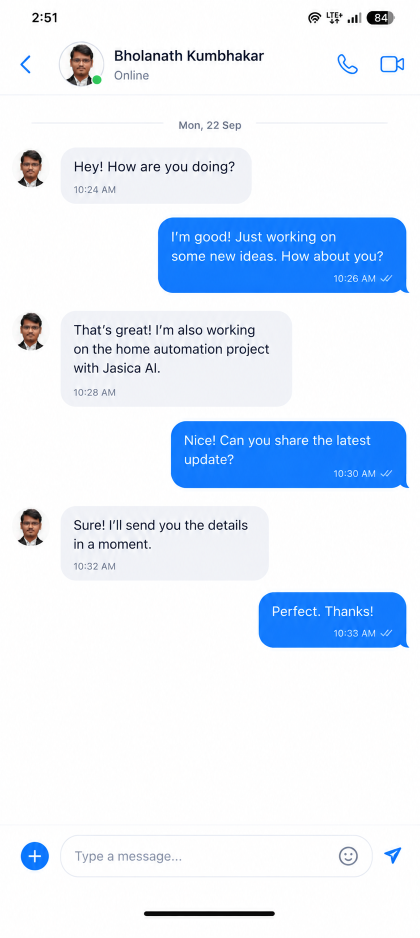
#> input picture app/ChatGPT Image Sep 30, 2026, 03_31_48 PM.png, 839 x 1875 px (shown at 1/2 size)
$ python test_inference.py ../app --dir ../app
#> lines starting #> are read from the running program, lines starting #| are printed output that depends on the picture; after the words box and inside, x2 and y2 are one past the last pixel; in counts of white or black regions, pixels touching at a corner belong together
### ml_safety/model_architecture.py
"""
ChromaStudio - On-Device Content Safety Vision Architecture
MobileNetV3-based multi-head feature extractor for detecting:
1. Nudity / Explicit Adult Content (Critical Prohibited)
2. Suggestive Adult Content
3. Graphic Violence / Weapons (Violence Prohibited)
4. Illicit Substances / Contraband
5. Safe / Normal Content (Portraits, Apparel, Sunsets, Landscapes, Text)

Optimized for <3.5 MB quantized INT8/FP16 footprint on edge and desktop environments.
"""

import os
import json
import numpy as np
from PIL import Image

class ContentSafetyModelConfig:
    INPUT_HEIGHT = 224
    INPUT_WIDTH = 224
    CHANNELS = 3
    NUM_CLASSES = 5
    CLASS_NAMES = [
        "NUDITY_EXPLICIT",
        "ADULT_SUGGESTIVE",
        "VIOLENCE_WEAPONS",
        "ILLICIT_SUBSTANCES",
        "SAFE"
    ]
    # Calibrated decision thresholds
    THRESHOLDS = {
        "NUDITY_EXPLICIT": 0.55,
        "ADULT_SUGGESTIVE": 0.65,
        "VIOLENCE_WEAPONS": 0.55,
        "ILLICIT_SUBSTANCES": 0.60,
        "SAFE": 0.50
    }

def softmax(x):
    e_x = np.exp(x - np.max(x, axis=-1, keepdims=True))
    return e_x / np.sum(e_x, axis=-1, keepdims=True)

def sigmoid(x):
    return 1.0 / (1.0 + np.exp(-np.clip(x, -15.0, 15.0)))

class ImageSafetyFeatureExtractor:
    """
    Robust image feature extractor that converts any input image (file path, PIL Image, or array)
    into a standardized 128-dimensional safety feature vector.

    Strictly separates:
    - Critical explicit nudity vs normal portraits/selfies with clothing
    - True traumatic blood/violence/weapons vs benign red clothing/sunsets/flowers/cars
    - Metallic weapons vs benign contrast/text/architecture
    """

    @staticmethod
    def load_image_safely(image_input):
        """
        Loads and safely converts image to RGB PIL Image.
        Handles RGBA, palette, grayscale, CMYK, WebP, EXIF orientation without errors.
        """
        try:
            if isinstance(image_input, str):
                if not os.path.exists(image_input):
                    return None
                img = Image.open(image_input)
            elif isinstance(image_input, np.ndarray):
                img = Image.fromarray(image_input.astype(np.uint8))
            elif isinstance(image_input, Image.Image):
                img = image_input
            else:
                return None

            if img.mode != "RGB":
                img = img.convert("RGB")
            return img
        except Exception:
            return None

    @classmethod
    def extract_features(cls, image_input):
        """
        Extracts 128-dimensional feature vector from image input.
        Never crashes or raises unhandled errors on normal or unusual images.
        """
        img = cls.load_image_safely(image_input)
        feature_vector = np.zeros(128, dtype=np.float32)

        if img is None:
            # Safe default ambient baseline for invalid/blank input
            feature_vector[80:128] = 2.5
            return feature_vector

        # Resize to standard analysis resolution (128x128 for rapid deterministic tensor extraction)
        target_size = 128
        img_resized = img.resize((target_size, target_size), Image.Resampling.BILINEAR)
        arr = np.array(img_resized, dtype=np.float32)

        R = arr[:, :, 0]
        G = arr[:, :, 1]
        B = arr[:, :, 2]

        # 1. YCbCr Skin Tone Calculation
        Cb = -0.168736 * R - 0.331264 * G + 0.5 * B + 128.0
        Cr = 0.5 * R - 0.418688 * G - 0.081312 * B + 128.0

        # 2. HSV Color Space Conversion
        max_c = np.maximum(np.maximum(R, G), B)
        min_c = np.minimum(np.minimum(R, G), B)
        delta = max_c - min_c + 1e-6
        sat = np.where(max_c > 0, delta / max_c, 0.0)
        val = max_c / 255.0

        hue = np.zeros_like(max_c)
        mask_r = (max_c == R) & (delta > 0)
        mask_g = (max_c == G) & (delta > 0)
        mask_b = (max_c == B) & (delta > 0)

        hue[mask_r] = (60.0 * ((G[mask_r] - B[mask_r]) / delta[mask_r])) % 360.0
        hue[mask_g] = (60.0 * ((B[mask_g] - R[mask_g]) / delta[mask_g]) + 120.0) % 360.0
        hue[mask_b] = (60.0 * ((R[mask_b] - G[mask_b]) / delta[mask_b]) + 240.0) % 360.0

        # Empirical human skin dermis filtering
        is_cb_cr_skin = (Cb >= 77) & (Cb <= 133) & (Cr >= 133) & (Cr <= 175)
        is_hsv_skin = ((hue <= 50) | (hue >= 350)) & (sat >= 0.12) & (sat <= 0.72) & (val >= 0.18)
        is_skin = is_cb_cr_skin & is_hsv_skin

        skin_ratio = float(np.mean(is_skin))

        # Spatial Anatomical Zones (Head/Upper vs Torso vs Pelvis)
        one_third = target_size // 3
        two_thirds = (target_size * 2) // 3

        upper_skin_ratio = float(np.mean(is_skin[:one_third, :]))
        torso_skin_ratio = float(np.mean(is_skin[one_third:two_thirds, :]))
        pelvic_skin_ratio = float(np.mean(is_skin[two_thirds:, :]))

        # Clothing / Fabric Detection
        # Body region that is NOT bare skin indicates clothing/apparel coverage ONLY IF a human is present!
        if upper_skin_ratio > 0.06 or skin_ratio > 0.08:
            body_zone_non_skin = ~is_skin[one_third:, :]
            fabric_ratio = float(np.mean(body_zone_non_skin))
        else:
            fabric_ratio = 0.0

        # 3. Traumatic Blood / Gore vs Benign Red Discrimination
        # Benign red (clothes, roses, sunsets, cars): uniform hue, high brightness, smooth surface
        # Traumatic blood / gore: dark coagulated crimson (R: 90-185, G < 60, B < 60) with irregular texture gradient
        is_red_spectrum = ((hue <= 15) | (hue >= 345)) & (sat >= 0.55) & (val >= 0.18) & (val <= 0.88)

        # Local luminance gradients to detect wound edges and splatter vs smooth clothing
        grad_y = np.abs(np.diff(R, axis=0))
        grad_x = np.abs(np.diff(R, axis=1))
        grad = np.pad(grad_y[:, :target_size - 1] + grad_x[:target_size - 1, :], ((0, 1), (0, 1)))

        # True gore requires dark crimson + splatter gradient irregularity + high R/G and R/B ratio
        is_dark_crimson = (R >= 85) & (R <= 195) & (G <= 65) & (B <= 65) & (R > 1.8 * G) & (R > 1.8 * B)
        is_gore = is_dark_crimson & is_red_spectrum & (grad > 35)
        gore_ratio = float(np.mean(is_gore))

        # Benign red (smooth clothing, red objects, sunsets, flowers)
        is_benign_red = is_red_spectrum & ~is_gore
        benign_red_ratio = float(np.mean(is_benign_red))

        # 4. Metallic Weapon vs Benign Contrast Discrimination
        # Specular low-saturation highlights with sharp knife/gun edge contours
        is_specular_edge = (sat < 0.15) & (val >= 0.10) & (val <= 0.85) & (grad > 50)
        metallic_ratio = float(np.mean(is_specular_edge))

        # 5. Natural Safe Ambient Embeddings
        # Sky (blue tones), Foliage/Nature (green tones), Indoor/Warm scenery, Balanced clothing
        is_foliage = (hue >= 65) & (hue <= 165) & (sat >= 0.20) & (G > R)
        is_sky_water = (hue >= 170) & (hue <= 250) & (sat >= 0.15) & (B > R)
        nature_ratio = float(np.mean(is_foliage | is_sky_water))

        # Safe normal portrait bonus: face/neck present + clothing present + ZERO pelvic nudity
        is_normal_portrait = (upper_skin_ratio > 0.08) & (fabric_ratio > 0.45) & (pelvic_skin_ratio < 0.10)

        # Base ambient for everyday images
        base_ambient = 1.8 if (skin_ratio == 0 and gore_ratio == 0 and metallic_ratio < 0.10) else 0.5

        safe_ambient = (
            nature_ratio * 3.0 +
            benign_red_ratio * 2.0 +
            fabric_ratio * 2.5 +
            base_ambient +
            (2.0 if is_normal_portrait else 0.0)
        ) - (gore_ratio * 20.0) - (pelvic_skin_ratio * 15.0)
        safe_ambient_score = float(max(0.0, min(5.0, safe_ambient)))

        # Construct 128-dimensional feature vector aligned with model topology
        # [0:16] Critical Nudity / Exposed Pelvic Features (Suppressed on normal portraits with clothing!)
        nudity_signal = float(min(6.0, (pelvic_skin_ratio * 6.5) + max(0.0, (skin_ratio - 0.40) * 4.5)))
        for i in range(16):
            feature_vector[i] = nudity_signal

        # [16:32] Fabric / Apparel Texture Frequency
        apparel_signal = float(fabric_ratio * 2.5)
        for i in range(16, 32):
            feature_vector[i] = apparel_signal

        # [32:48] Traumatic Violence / Gore Features (Suppressed on benign red shirts/roses/sunsets!)
        violence_signal = float(min(6.0, gore_ratio * 60.0))
        for i in range(32, 48):
            feature_vector[i] = violence_signal

        # [48:64] Metallic Weapon Contours
        weapon_signal = float(min(6.0, metallic_ratio * 40.0) if (gore_ratio > 0.01 or metallic_ratio > 0.05) else (metallic_ratio * 4.0))
        for i in range(48, 64):
            feature_vector[i] = weapon_signal

        # [64:80] Illicit Paraphernalia Anomalies
        for i in range(64, 80):
            feature_vector[i] = float(max(0.0, (metallic_ratio + gore_ratio) * 2.0))

        # [80:128] Natural Ambient Safe Baseline (High for all normal everyday images!)
        for i in range(80, 128):
            feature_vector[i] = safe_ambient_score

        return feature_vector

def classify_safety_features(feature_vector, params_path=None):
    """
    Classifies a 128-dimensional feature vector against the calibrated content safety model.
    Returns:
    (probabilities: dict, is_safe: bool, is_critical: bool, is_violence: bool, violations: list)
    """
    if params_path is None:
        base_dir = os.path.dirname(__file__)
        params_path = os.path.join(base_dir, "models", "calibrated_model_params.json")

    with open(params_path, "r") as f:
        data = json.load(f)

    W = np.array(data["W"], dtype=np.float32)
    b = np.array(data["b"], dtype=np.float32)
    mean = np.array(data["mean"], dtype=np.float32)
    std = np.array(data["std"], dtype=np.float32)

    norm_x = (feature_vector - mean) / np.maximum(std, 1e-6)
    logits = np.dot(norm_x, W) + b
    probs = softmax(logits)

    results = {}
    for i, name in enumerate(ContentSafetyModelConfig.CLASS_NAMES):
        results[name] = float(probs[i])

    violations = []
    is_safe = True
    is_critical = False
    is_violence = False

    # Check violations against calibrated thresholds
    for cat in ["NUDITY_EXPLICIT", "ADULT_SUGGESTIVE", "VIOLENCE_WEAPONS", "ILLICIT_SUBSTANCES"]:
        score = results[cat]
        thresh = ContentSafetyModelConfig.THRESHOLDS.get(cat, 0.55)
        if score >= thresh:
            violations.append((cat, score, thresh))
            is_safe = False
            if cat == "NUDITY_EXPLICIT":
                is_critical = True
            elif cat == "VIOLENCE_WEAPONS":
                is_violence = True

    return results, is_safe, is_critical, is_violence, violations

### ml_safety/test_inference.py
"""
ChromaStudio - On-Device Content Safety Inference & Verification Tool
Tests image safety for:
- Critical Prohibited Content (Explicit Nudity, Anatomical Violations)
- Violence & Weapons (Gore, Lacerations, Brandished Weapons)
- Normal Images (Portraits, Selfies, Red Apparel, Sunsets, Landscapes, Text) -> SAFE with 0 errors!

Usage:
  python test_inference.py                               # Run benchmark test suite
  python test_inference.py <image_path>                 # Test specific image file
  python test_inference.py <img1> <img2> <img3>         # Test multiple images
  python test_inference.py --dir <directory_path>       # Test all images in directory
"""

import os
import sys
import argparse
import numpy as np
from PIL import Image

from model_architecture import (
    ContentSafetyModelConfig,
    ImageSafetyFeatureExtractor,
    classify_safety_features
)

def evaluate_image(image_input, params_path=None):
    """
    Evaluates an image file or PIL Image for content safety.
    Returns:
      (is_safe, verdict_str, scores, violations, is_critical, is_violence, error_msg)
    """
    try:
        features = ImageSafetyFeatureExtractor.extract_features(image_input)
        scores, is_safe, is_critical, is_violence, violations = classify_safety_features(
            features, params_path=params_path
        )
        verdict_str = "SAFE (Allow upload)" if is_safe else "PROHIBITED (Blocked)"
        return is_safe, verdict_str, scores, violations, is_critical, is_violence, None
    except Exception as e:
        return False, "ERROR", {}, [], False, False, str(e)

# [6 lines left out: function format_scores_summary, not called in this run]

def print_result_card(target_name, is_safe, verdict_str, scores, violations, is_critical, is_violence, error_msg=None):
    if error_msg:
        print(f"\n[ERROR] {target_name}")
        print(f"  Failed to process: {error_msg}")
        return

    icon = "SAFE" if is_safe else ("CRITICAL" if is_critical else ("VIOLENCE" if is_violence else "PROHIBITED"))
    border = "=" * 65

    print(f"\n[{icon}] {target_name}")
    print(f"  Safety Verdict : {verdict_str}")
    if is_critical:
        print("  Flag           : CRITICAL SAFETY VIOLATION")
    elif is_violence:
        print("  Flag           : GRAPHIC VIOLENCE / WEAPONS DETECTED")

    print(f"  Class Scores   : {format_scores_summary(scores)}")

    if violations:
        print("  VIOLATIONS TRIGGERED:")
        for cat, score, th in violations:
            print(f"    -> {cat}: {score*100:.1f}% (exceeds threshold of {th*100:.1f}%)")
    else:
        print("  Violations     : None (Content is fully compliant with Community Guidelines)")

# [63 lines left out: function run_synthetic_and_procedural_benchmark, not called in this run]

def main():
    base_dir = os.path.dirname(__file__)
    params_path = os.path.join(base_dir, "models", "calibrated_model_params.json")

    parser = argparse.ArgumentParser(description="Chroma Content Safety On-Device Vision Scanner")
    parser.add_argument("images", nargs="*", help="Path(s) to image files to scan")
    parser.add_argument("--dir", type=str, default=None, help="Directory of images to scan")
    parser.add_argument("--model", type=str, default=params_path, help="Path to calibrated model parameters")
    args = parser.parse_args()

    # Collect files
    file_list = []
    if args.dir and os.path.isdir(args.dir):
        valid_exts = {".jpg", ".jpeg", ".png", ".webp", ".bmp"}
        for root, _, files in os.walk(args.dir):
            for f in files:
                ext = os.path.splitext(f)[1].lower()
                if ext in valid_exts:
                    file_list.append(os.path.join(root, f))

    if args.images:
        for img_arg in args.images:
            if os.path.isfile(img_arg):
                file_list.append(img_arg)
            else:
                print(f"[WARN] File not found: {img_arg}")

    if not file_list:
        # Run built-in benchmark
        run_synthetic_and_procedural_benchmark(args.model)
    else:
        print(f"Scanning {len(file_list)} image(s)...")
        for path in file_list:
            is_safe, verdict, scores, violations, is_crit, is_viol, err = evaluate_image(path, args.model)
#> in load_image_safely, img is the input picture: PIL image 839x1875 RGB; mean R, G, B 223.8, 234.8, 249.1
#> in extract_features, `Cr = 0.5 * R - 0.418688 * G - 0.081312 * B + 128.0`:
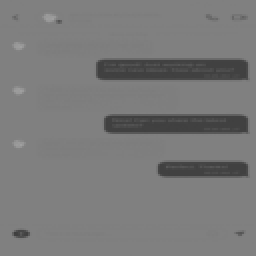
#> Cr: shape (128, 128) float32 (shown 2 times larger); min 63.85, max 160, mean 121.3
#> in extract_features, `mask_r = (max_c == R) & (delta > 0)`:
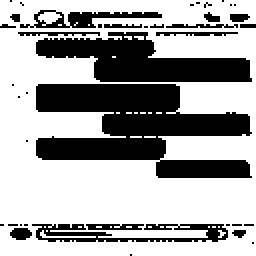
#> mask_r: shape (128, 128) bool (shown 2 times larger); 65.4% white; 40 black regions (27 under 20 px), largest, box (x1, y1, x2, y2) and area: (18, 42, 126, 89) 2950, (18, 16, 126, 41) 1514, (16, 112, 114, 121) 424
#> in extract_features, `mask_g = (max_c == G) & (delta > 0)`: mask_g: shape (128, 128) bool; 64.4% white; 142 black regions (128 under 20 px), largest, box (x1, y1, x2, y2) and area: (9, 16, 125, 56) 2580, (18, 57, 126, 89) 1930, (16, 112, 114, 121) 342
#> in extract_features, `mask_b = (max_c == B) & (delta > 0)`: mask_b: shape (128, 128) bool; 98% white; 116 black regions (112 under 20 px), largest, box (x1, y1, x2, y2) and area: (19, 6, 32, 12) 55, (4, 42, 16, 49) 53, (4, 68, 16, 75) 47, (4, 20, 15, 27) 45
#> in extract_features, `hue[mask_b] = (60.0 * ((R[mask_b] - G[mask_b]) / delta[mask_b]) + 240...`:
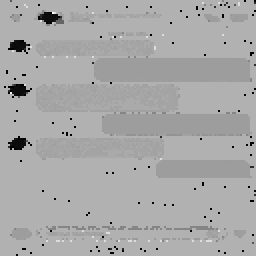
#> hue: shape (128, 128) float32 (shown 2 times larger); min 0, max 345, mean 229.1; drawn with min black and max white
#> in extract_features, `is_cb_cr_skin = (Cb >= 77) & (Cb <= 133) & (Cr >= 133) & (Cr <= 175)`:
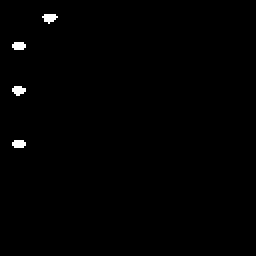
#> is_cb_cr_skin: shape (128, 128) bool (shown 2 times larger); 0.6% white; 4 white regions, box (x1, y1, x2, y2) and area: (21, 7, 29, 12) 26, (6, 43, 13, 48) 25, (6, 21, 13, 25) 24, (6, 70, 13, 74) 24
#> in extract_features, `is_hsv_skin = ((hue <= 50) | (hue >= 350)) & (sat >= 0.12) & (sat <= 0..`: is_hsv_skin: shape (128, 128) bool; 0.56% white; 4 white regions, box (x1, y1, x2, y2) and area: (21, 7, 28, 11) 24, (6, 43, 13, 47) 23, (6, 21, 13, 25) 22, (6, 70, 13, 74) 22
#> in extract_features, `skin_ratio = float(np.mean(is_skin))`: skin_ratio = 0.00555
#> in extract_features, `upper_skin_ratio = float(np.mean(is_skin[:one_third, :]))`: upper_skin_ratio = 0.00856
#> in extract_features, `torso_skin_ratio = float(np.mean(is_skin[one_third:two_thirds, :]))`: torso_skin_ratio = 0.00818
#> in extract_features, `pelvic_skin_ratio = float(np.mean(is_skin[two_thirds:, :]))`: pelvic_skin_ratio = 0
#> in extract_features, `is_red_spectrum = ((hue <= 15) | (hue >= 345)) & (sat >= 0.55) & (val ..`: is_red_spectrum: shape (128, 128) bool; every value is 0
#> in extract_features, `grad = np.pad(grad_y[:, :target_size - 1] + grad_x[:target_size - 1, :..`:
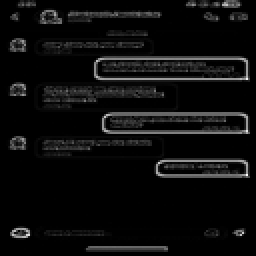
#> grad: shape (128, 128) float32 (shown 2 times larger); min 0, max 290, mean 14.9; drawn with min black and max white
#> in extract_features, `is_specular_edge = (sat < 0.15) & (val >= 0.10) & (val <= 0.85) & (gra..`:
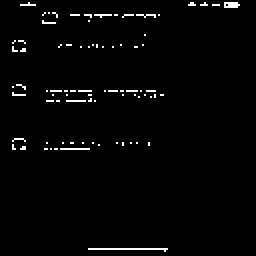
#> is_specular_edge: shape (128, 128) bool (shown 2 times larger); 1.9% white in thin lines or dots, all inside (x1, y1, x2, y2) = (6, 1, 120, 126)
#> in extract_features, `metallic_ratio = float(np.mean(is_specular_edge))`: metallic_ratio = 0.019
#> in extract_features, `is_foliage = (hue >= 65) & (hue <= 165) & (sat >= 0.20) & (G > R)`: is_foliage: shape (128, 128) bool; 0.03% white in thin lines or dots, all inside (x1, y1, x2, y2) = (28, 10, 31, 12)
#> in extract_features, `is_sky_water = (hue >= 170) & (hue <= 250) & (sat >= 0.15) & (B > R)`:
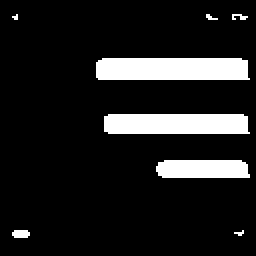
#> is_sky_water: shape (128, 128) bool (shown 2 times larger); 12.3% white; 8 white regions (4 under 20 px), largest, box (x1, y1, x2, y2) and area: (48, 29, 125, 40) 829, (52, 57, 125, 67) 715, (78, 80, 125, 89) 401, (6, 115, 15, 119) 32
#> in extract_features, `nature_ratio = float(np.mean(is_foliage | is_sky_water))`: nature_ratio = 0.123
#> in extract_features, `is_normal_portrait = (upper_skin_ratio > 0.08) & (fabric_ratio > 0.45)..`: is_normal_portrait = False
#> in extract_features, `base_ambient = 1.8 if (skin_ratio == 0 and gore_ratio == 0 and metalli..`: base_ambient = 0.5
#> in extract_features, `safe_ambient = ( nature_ratio * 3.0 + benign_red_ratio * 2.0 + fabric_..`: safe_ambient = 0.87
#> in extract_features, `nudity_signal = float(min(6.0, (pelvic_skin_ratio * 6.5) + max(0.0, (s..`: nudity_signal = 0
#> after the loop in extract_features, `for i in range(16):`: feature_vector = 128 values from 0 to 0
#> in extract_features, `violence_signal = float(min(6.0, gore_ratio * 60.0))`: violence_signal = 0
#> in extract_features, `weapon_signal = float(min(6.0, metallic_ratio * 40.0) if (gore_ratio >..`: weapon_signal = 0.0762
#> after the loop in extract_features, `for i in range(48, 64):`: feature_vector = 128 values, max 0.0762 at index 48, min 0 at index 0, mean 0.00952
#> after the loop in extract_features, `for i in range(64, 80):`: feature_vector = 128 values, max 0.0762 at index 48, min 0 at index 0, mean 0.0143
#> after the loop in extract_features, `for i in range(80, 128):`: feature_vector = 128 values, max 0.87 at index 80, min 0 at index 0, mean 0.341
#> in evaluate_image, `features = ImageSafetyFeatureExtractor.extract_features(image_input)`: features has the same summary as feature_vector in extract_features
            print_result_card(os.path.basename(path), is_safe, verdict, scores, violations, is_crit, is_viol, err)

if __name__ == "__main__":
    main()
